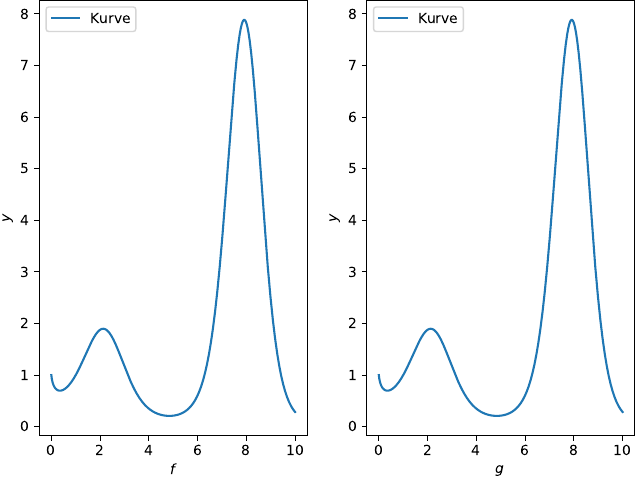

Source code (Python):
import matplotlib.pyplot as plt
import numpy as np

x = np.linspace(0, 10, 1000)
y = x ** np.sin(x)

plt.subplot(1, 2, 1)
plt.plot(x, y, label='Kurve')
plt.xlabel(r'$f$')
plt.ylabel(r'$y$')
plt.legend(loc='best')

plt.subplot(1, 2, 2)
plt.plot(x, y, label='Kurve')
plt.xlabel(r'$g$')
plt.ylabel(r'$y$')
plt.legend(loc='best')

# in matplotlibrc leider (noch) nicht möglich
plt.tight_layout(pad=0, h_pad=1.08, w_pad=1.08)
plt.savefig('plot.pdf')




